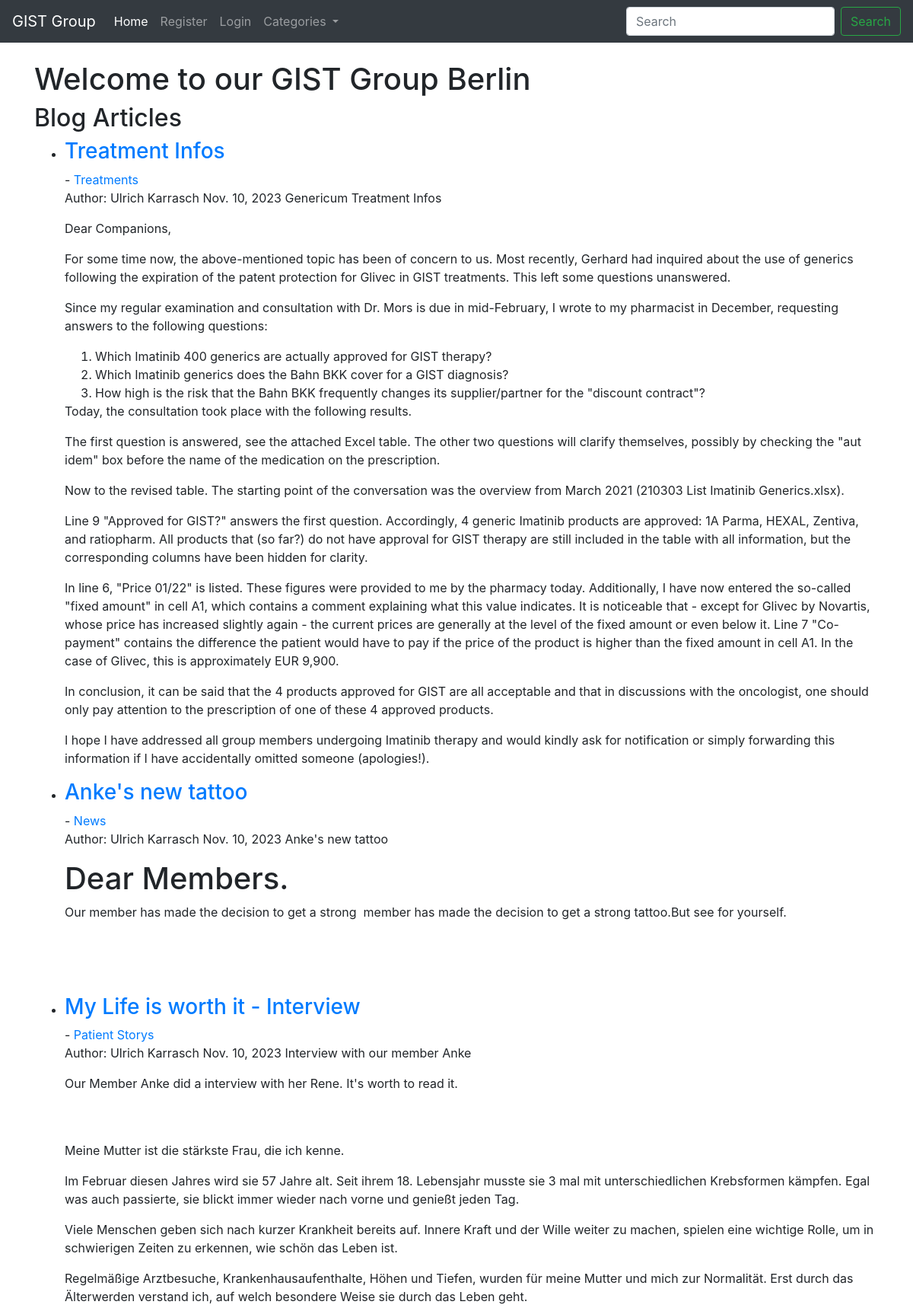
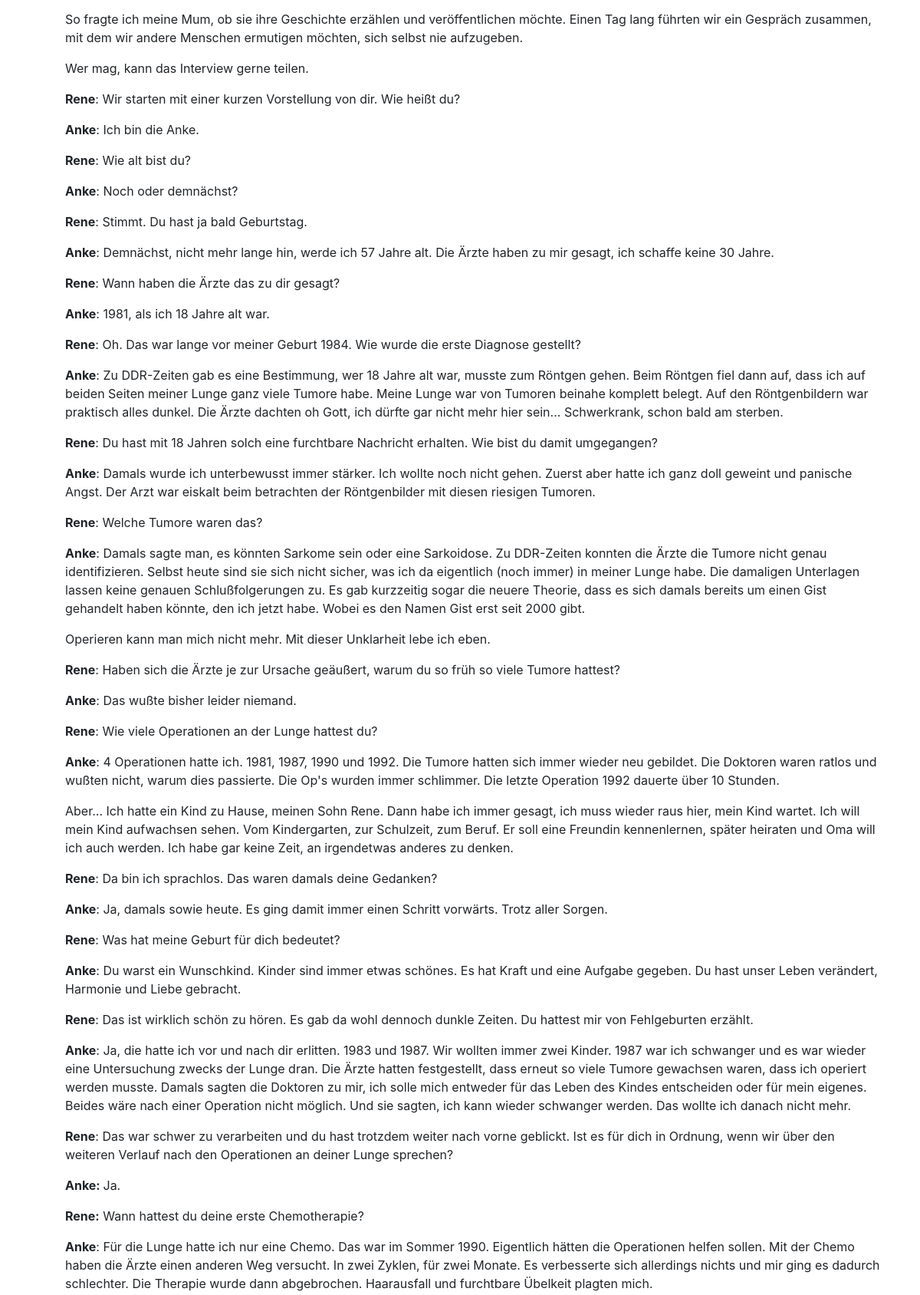
Screenshot of /blog/ (upper part) with the database file from the repository (2 pictures, top to bottom).
### blog/models.py (models this page shows, shortened)
class BlogPost(models.Model):
    title = models.CharField(max_length=200)  # Title of the blog post
    header_image = models.ImageField(null=True, blank=True, upload_to="images/")  # Header image of the blog post
    content = RichTextField(blank=True, null=True)  # Content of the blog post using a rich text editor
    author = models.ForeignKey(User, on_delete=models.CASCADE)  # Author of the post, linked to User model
    publication_date = models.DateField(auto_now_add=True)  # Publication date of the post, automatically set
    category = models.CharField(max_length=200, default='news')  # Category of the blog post
    snippet = models.CharField(max_length=200)  # Short snippet or summary of the blog post

### blog/views.py (the view)
# urls.py: path('', BlogPostListView.as_view(), name='index'),
class BlogPostListView(ListView):
    model = BlogPost  # Specify the model to list
    template_name = 'index.html'  # Template to render the list
    context_object_name = 'posts'  # Context name to be used in the template
    ordering = ['-publication_date']  # Ordering of the posts
    def get_context_data(self, *args, **kwargs):
        category_menu = Category.objects.all()  # Get all category objects
        context = super(BlogPostListView, self).get_context_data(*args, **kwargs)
        context["category_menu"] = category_menu  # Add categories to the context
        return context

### blog/models.py (called while the page is built)
    def __str__(self):
        return self.name  # String representation of the category

### blog/templates/index.html (shortened to what this page needs)
{% extends 'base.html' %}
{% block content %}
<!DOCTYPE html>
<html lang="en">
<head>
</head>
<body>
    <h1>Welcome to our GIST Group Berlin</h1>
    <h2>Blog Articles</h2>
    <ul>
        {% for post in posts %}
        <li>
            <h3><a href="{% url 'post_detail' pk=post.pk %}">{{ post.title }}</a></h3>
            -
            <a href="{% url 'category' post.category|slugify %}">{{ post.category }}</a>
            <p>
                Author: {{ post.author.first_name }} {{ post.author.last_name }}
                {{ post.publication_date }}
            {{ post.snippet }}
            <p>{{ post.content | safe }}</p>
        </li>
        {% empty %}
        <li>No blog posts available.</li>
        {% endfor %}
    </ul>
</body>
</html>
{% endblock %}

### rows the page displays
BlogPost: title "Treatment Infos", category "Treatments", author.first_name "Ulrich", author.last_name "Karrasch", publication_date "Nov. 10, 2023", snippet "Genericum Treatment Infos", content "Dear Companions, For some time now, the above-mentioned topic has been of concern to us. Most recently, Gerhard had inquired about the use of generics following the expiration of the patent protection for Glivec in GIST treatments. This left some questions unanswered. Since my regular examination and consultation with Dr. Mors is due in mid-February, I wrote to my pharmacist in December, requesting answers to the following questions: Which Imatinib 400 generics are actually approved for GIST therapy? Which Imatinib generics does the Bahn BKK cover for a GIST diagnosis? How high is the risk that the Bahn BKK frequently changes its supplier/partner for the \"discount contract\"? Today, the…"
BlogPost: title "Anke's new tattoo", category "News", author.first_name "Ulrich", author.last_name "Karrasch", publication_date "Nov. 10, 2023", snippet "Anke's new tattoo", content "Dear Members. Our member has made the decision to get a strong member has made the decision to get a strong tattoo.But see for yourself."
BlogPost: title "My Life is worth it - Interview", category "Patient Storys", author.first_name "Ulrich", author.last_name "Karrasch", publication_date "Nov. 10, 2023", snippet "Interview with our member Anke", content "Our Member Anke did a interview with her Rene. It's worth to read it. Meine Mutter ist die stärkste Frau, die ich kenne. Im Februar diesen Jahres wird sie 57 Jahre alt. Seit ihrem 18. Lebensjahr musste sie 3 mal mit unterschiedlichen Krebsformen kämpfen. Egal was auch passierte, sie blickt immer wieder nach vorne und genießt jeden Tag. Viele Menschen geben sich nach kurzer Krankheit bereits auf. Innere Kraft und der Wille weiter zu machen, spielen eine wichtige Rolle, um in schwierigen Zeiten zu erkennen, wie schön das Leben ist. Regelmäßige Arztbesuche, Krankenhausaufenthalte, Höhen und Tiefen, wurden für meine Mutter und mich zur Normalität. Erst durch das Älterwerden verstand ich, auf…"
